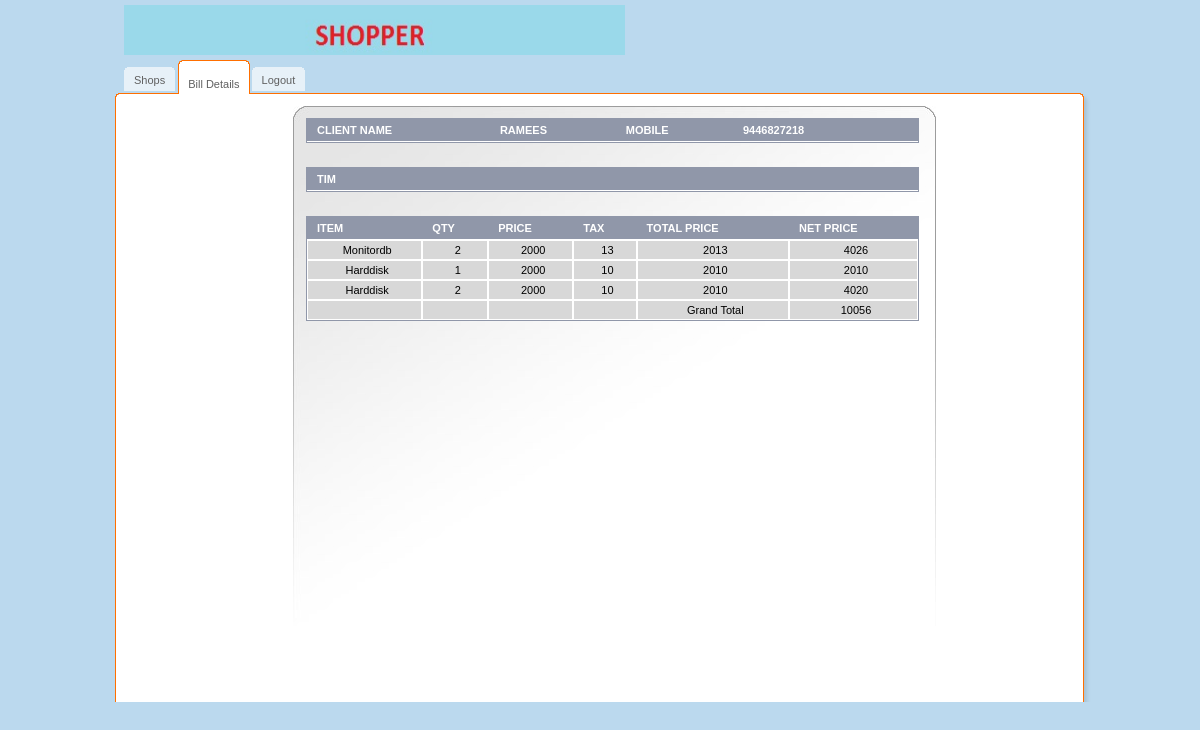
The app's page /src/bill_details.php?bill=5 with its own data.
### tables this page shows
CREATE TABLE IF NOT EXISTS `purchase` (
  `bill-no` int(11) NOT NULL,
  `shop-id` int(11) NOT NULL,
  `purchase-id` int(11) NOT NULL AUTO_INCREMENT,
  `time` timestamp NOT NULL DEFAULT CURRENT_TIMESTAMP,
  `customer-name` varchar(50) NOT NULL,
  `customer-mob` varchar(50) NOT NULL,
  `day` int(11) NOT NULL,
  `month` varchar(50) NOT NULL,
  `year` int(11) NOT NULL,
  PRIMARY KEY (`purchase-id`)
);

CREATE TABLE IF NOT EXISTS `bill` (
  `no` int(11) NOT NULL AUTO_INCREMENT,
  `id` int(11) NOT NULL,
  `product_id` int(11) NOT NULL,
  `qty` int(11) NOT NULL,
  PRIMARY KEY (`no`)
);

CREATE TABLE IF NOT EXISTS `product` (
  `id` int(11) NOT NULL AUTO_INCREMENT,
  `name` varchar(50) NOT NULL,
  `unit-price` double NOT NULL,
  `tax` double NOT NULL,
  `stock` int(11) NOT NULL,
  `minimum-stock` int(11) NOT NULL,
  `shop_id` int(11) NOT NULL,
  PRIMARY KEY (`id`)
);

### src/bill_details.php (the view, shortened to what this page needs)
<!DOCTYPE html PUBLIC "-//W3C//DTD XHTML 1.0 Transitional//EN" "http://www.w3.org/TR/xhtml1/DTD/xhtml1-transitional.dtd">
<html>
    <head>
    </head>
    <body>
        <div id="main">
            <div id="header">
                <a href="shops.php" class="logo"><img src="../img/logos.jpeg" width="501" height="50" alt=""/></a>
                <ul id="top-navigation">
                    <li><span><span><a href="shops.php">Shops</a></span></span></li>
                    <li class="active"><span><span><a href="#">Bill Details</a></span></span></li>
                    <li><span><span><a href="../index.php">Logout</a></span></span></li>
                </ul>
            </div>
            <div id="middle">
                <div id="left-column">
                </div>
                <div id="center-column">
                    <table class="listing form" cellpadding="0" cellspacing="0">
                        <tr>
                            <?php
                            require 'dbconfig.php';
                            try {
                                $conn = new PDO("mysql:host=$host;dbname=$dbname", $username, $password);
                                $sql = "SELECT * FROM PURCHASE WHERE `BILL-NO`=" . $_GET['bill'];
                                $result = $conn->query($sql);
                                if ($result->execute()) {
                                    $row = $result->fetch(PDO::FETCH_ASSOC);
                                    echo '
                        <th class="full" >Client Name</th>
                            <th class="full" >' . $row['customer-name'] . '</th>
                            <th class="full" >Mobile</th>
                            <th class="full" >' . $row['customer-mob'] . '</th>
                            <th class="full" ></th>
';
                                } else {
                                    die("Can't execute the query");
                                }
                            } catch (PDOException $pe) {
                                die("Can't connect to the database $dbname :" . $pe->getMessage());
                            }
                            ?>
                        </tr>
                    </table>
                    <br></br>
                    <table class="listing form" cellpadding="0" cellspacing="0">
                        <tr>
                            <?php
                            echo '
                        <th class="full" >Tim</th>
                            <th class="full" >' . $_GET['time'] . '</th>
                            <th class="full" ></th>
                            <th class="full" ></th>
                            <th class="full" ></th>
                            <th class="full" ></th>
                            <th class="full" ></th>
';
                            ?>
                        </tr>
                    </table>
                    <br></br>
                    <table class="listing form" cellpadding="0" cellspacing="0">
                        <tr>
                            <th class="full" >Item</th>
                            <th class="full" >Qty</th>
                            <th class="full" >Price</th>
                            <th class="full" >Tax</th>
                            <th class="full" >Total Price</th>
                            <th class="full" >Net Price</th>
                        </tr>
                        <?php
                        try {
                            $sql = "SELECT `product`.`name`,`qty`,`product`.`unit-price`,`product`.`tax`,`product`.`unit-price`+`product`.`tax` AS `total_price`,(`product`.`unit-price`+`product`.`tax`)*`qty` AS `net_price` FROM `product`,`bill` WHERE `bill`.`id`=" . $_GET['bill'] . " AND `product`.`id`=`bill`.`product_id`";
                            $result = $conn->prepare($sql);
                            if ($result->execute()) {
                                $grand_price=0;
                                while ($row = $result->fetch(PDO::FETCH_ASSOC)) {
                                    echo '<tr>
                            <td>' . $row['name'] . '</td>
                            <td>' . $row['qty'] . '</td>';
              echo '              <td>' . $row['unit-price'] . '</td>
                                <td>' . $row['tax'] . '</td>
                       <td>' . $row['total_price'] . '</td>'
                      . '<td>' . $row['net_price'] . '</td>';
$grand_price=$grand_price+$row['net_price'];
                                    echo '</tr>';
                                }
                                         echo '<tr>
                            <td></td>
                            <td></td>';
              echo '              <td></td>
                                <td></td>
                       <td>Grand Total</td>'
                      . '<td>' . $grand_price . '</td>';
                                    echo '</tr>';
                            } else {
                                die("Can't execute the query");
                            }
                        } catch (PDOException $pe) {
                            die("Can't connect to the database $dbname :" . $pe->getMessage());
                        }
                        ?>
                    </table>
                </div>
            </div>
        </div>
    </body>
</html>

### css/all.css (style rules this page uses)
body { margin:0;padding:0;background:#BBD9EE;color:#000;font-family:tahoma,arial,sans-serif;font-size:11px; }
img { border:none; }
a { color:#060606;text-decoration:none }
#main { width:992px;margin:0 auto; }
#header { position:relative;width:992px;height:106px;background:url(../img/bg-header.gif) no-repeat left bottom; }
a.logo { position:absolute;top:5px;left:20px; }
#top-navigation { position:absolute;top:60px;left:20px;margin:0;padding:0;list-style:none; }
#top-navigation li { float:left;margin:0 3px 0 0;height:34px;background:url(../img/tab.gif) repeat-x top; }
#top-navigation li a { float:left;display:block;height:20px;line-height:19px;color:#606060;padding:4px 0 0 0; }
#top-navigation li span { float:left;background:url(../img/tab-left.gif) no-repeat left top; }
#top-navigation li span span { background:url(../img/tab-right.gif) no-repeat right top;padding:7px 10px 0 10px; }
#top-navigation li.active { padding:0;height:34px;background:url(../img/tab-active.gif) repeat-x top;margin-right:2px; }
#top-navigation li.active span { background:url(../img/tab-active-left.gif) no-repeat left top;height:34px; }
#top-navigation li.active span span { background:url(../img/tab-active-right.gif) no-repeat right top;height:23px;padding:11px 10px 0 10px;line-height:19px;color:#606060; }
#middle { float:left;width:967px;background:url(../img/bg-middle.gif) repeat-y left;padding:0 13px 0 12px; }
#left-column { float:left;padding:1px 14px 0 12px;width:151px; }
#center-column { float:left;width:614px;background:url(../img/bg-center-column.jpg) no-repeat left top;min-height:584px;padding:12px 16px 0 13px; }
table.listing { border-bottom:1px solid #9097A9;width:613px;padding:0;margin:0;border:1px solid #9097A9; }
table.listing th { border-top:0!important; }
table.listing th.full { border-left:0;border-right:0!important;text-align:left;text-transform:uppercase; }
table.listing td,table.listing th { border:1px solid #fff;text-align:center; }
table.listing th { background:#9097A9;color:#fff;padding:5px; }
table.listing td { background:#D8D8D8;color:#000;padding:3px 5px; }
table.form th,table.form td { padding-left:10px; }

### records on screen
purchase: value "RAMEES", value "9446827218"
bill: product.name "Monitordb", qty "2", product "2000", product.tax "13", total_price "2013", net_price "4026"
bill: product.name "Harddisk", qty "1", product "2000", product.tax "10", total_price "2010", net_price "2010"
bill: product.name "Harddisk", qty "2", product "2000", product.tax "10", total_price "2010", net_price "4020"

### other values on screen
$grand_price "10056"
